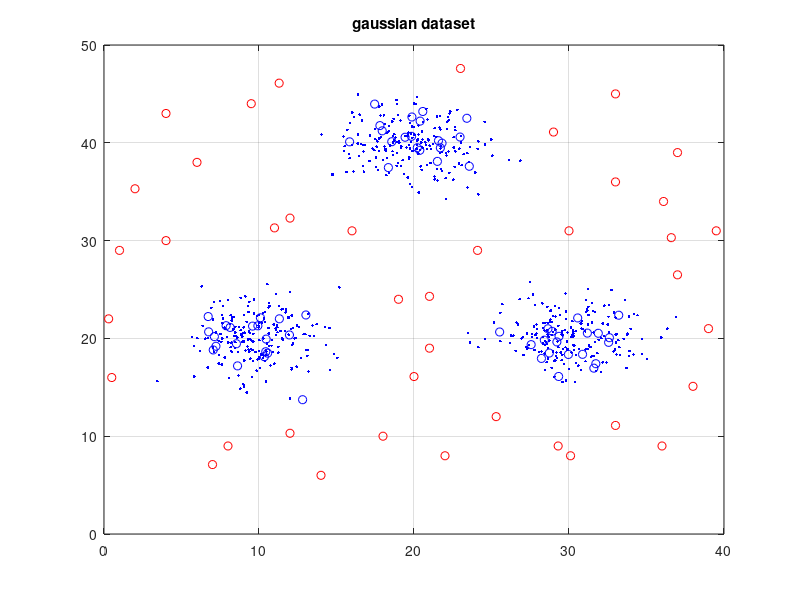
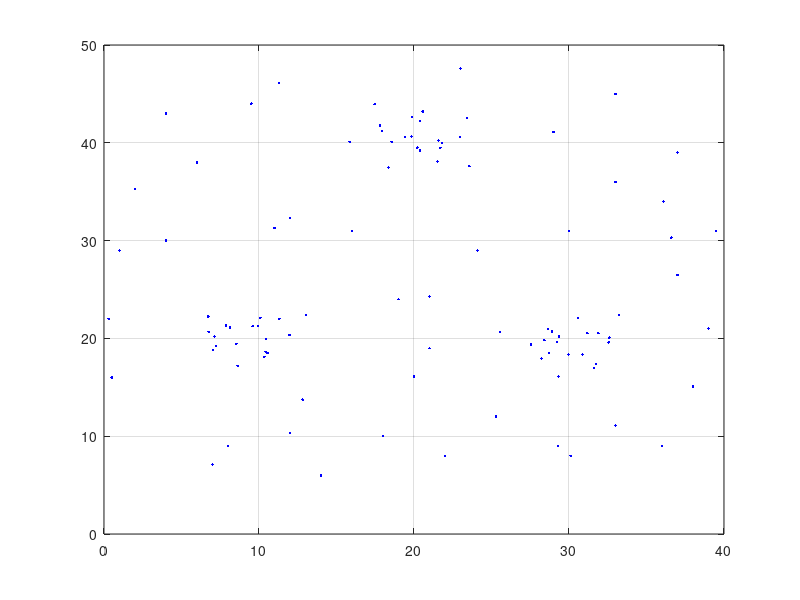

Write the MATLAB code that produced these figures, in order.
% generate artificial data 
close all;
clear;clc;

%% reproducible
seed = 2019;
rng(seed);

%% cluster 1
mu_1 = [10 20];
SIGMA_1 = [5,0;0,5];
cluster_1 = mvnrnd(mu_1,SIGMA_1,200);

%% cluster 2
mu_2 = [30 20];
SIGMA_2 = [5,0;0,5];
cluster_2 = mvnrnd(mu_2,SIGMA_2,200);

%% cluster 3
mu_3 = [20 40];
SIGMA_3 = [5,0;0,5];
cluster_3 = mvnrnd(mu_3,SIGMA_3,200);

cluster=[cluster_1;cluster_2;cluster_3];
plot(cluster(:,1),cluster(:,2),'.b');hold on;
% csvwrite('toy.csv',cluster);

%% generate test set %%%%%%%%%%%%%%%%%%%%%%%%%%%%%%%%%%%%%%%%%%%%%%

%% cluster 1 test
cluster_1_test = mvnrnd(mu_1,SIGMA_1*0.8,20);

%% cluster 2 test
cluster_2_test = mvnrnd(mu_2,SIGMA_2*0.8,20);

%% cluster 3
cluster_3_test = mvnrnd(mu_3,SIGMA_3*0.8,20);

cluster_test=[cluster_1_test;cluster_2_test;cluster_3_test];
plot(cluster_test(:,1),cluster_test(:,2),'ob');hold on;

%%
outliers = [
    [12,32.3]; [29,41.1];[37,26.5];[7,7.1];
    [16,31];[12,10.3];[20,16.1];[25.3,12];
    [30, 31];[30.1,8];[23,47.6];[39.5,31];
    [6, 38];[2,35.3];[8,9];[18,10];
    [11, 31.3];[14,6];[19,24];[37,39];
    [4, 43];[0.5,16];[22,8];[36,9];
    [21, 24.3];[33,45];[9.5,44];[36.6,30.3];
    [4, 30];[1,29];[29.3,9];[38,15.1];
    [24.1,29];[36.1,34];[21,19]; [33,11.1];
    [33,36];[0.3,22];[39,21];[11.3,46.1];
];
plot(outliers(:,1),outliers(:,2),'or');hold on; grid on 
title('gaussian dataset');

label = [zeros(60,1);ones(40,1)];
test = [cluster_test;outliers];
test = [test,label];
figure;plot(test(:,1),test(:,2),'.b');hold on; grid on 
% csvwrite('test/toy_test.csv',test);

